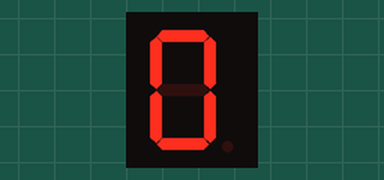
This program was run on a simulated ESP8266 (NodeMCU). On the bench: 1-digit seven-segment display. Wiring (inferred from the names in the program): 1-digit 7-segment display, segments lit when HIGH: segments D0, D1, D2, D3, D4, D5, D6, D7. The segment pins are drawn as the display they are named for.

Above: at 0.1 s.
At 2.4 s:
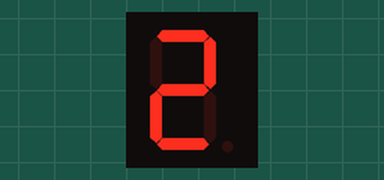
At 3.7 s:
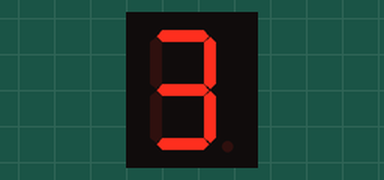
At 6.3 s:
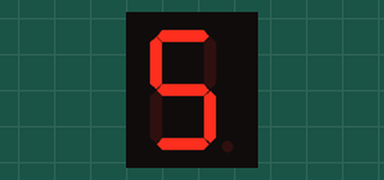
At 8.9 s:
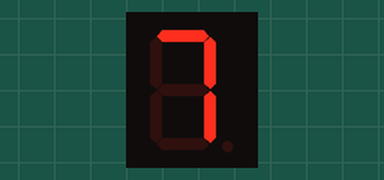
At 11.5 s:
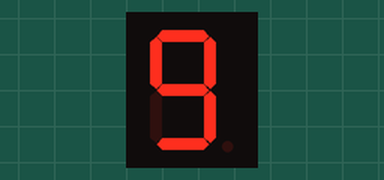

The program:

main.cpp
```cpp
#include <Arduino.h>
#include <Display.h>

int number = 0;

Display display;

void nextDisplay()
{
  number = number + 1;
  if (number > 9)
  {
    number = 0;
  }
  display.show(number);
  delay(300);
}

void setup()
{
  display.begin();
  display.show(0);
}

void loop()
{
  delay(1000);
  nextDisplay();
}
```

Display.h
```cpp
#include <Arduino.h>

class Display
{
  int a = D0;
  int b = D1;
  int c = D2;
  int d = D3;
  int e = D4;
  int f = D5;
  int g = D6;
  int dp = D7;

public:
  void begin()
  {
    pinMode(a, OUTPUT);
    pinMode(b, OUTPUT);
    pinMode(c, OUTPUT);
    pinMode(d, OUTPUT);
    pinMode(e, OUTPUT);
    pinMode(f, OUTPUT);
    pinMode(g, OUTPUT);
    pinMode(dp, OUTPUT);
  };
  void clear()
  {
    digitalWrite(a, LOW);
    digitalWrite(b, LOW);
    digitalWrite(c, LOW);
    digitalWrite(d, LOW);
    digitalWrite(e, LOW);
    digitalWrite(f, LOW);
    digitalWrite(g, LOW);
    digitalWrite(dp, LOW);
  }
  void show(int number)
  {
    clear();
    if (number == 0)
    {
      digitalWrite(a, HIGH);
      digitalWrite(b, HIGH);
      digitalWrite(f, HIGH);
      digitalWrite(e, HIGH);
      digitalWrite(d, HIGH);
      digitalWrite(c, HIGH);
    }
    if (number == 1)
    {
      digitalWrite(b, HIGH);
      digitalWrite(c, HIGH);
    }
    if (number == 2)
    {
      digitalWrite(a, HIGH);
      digitalWrite(b, HIGH);
      digitalWrite(g, HIGH);
      digitalWrite(e, HIGH);
      digitalWrite(d, HIGH);
    }
    if (number == 3)
    {
      digitalWrite(a, HIGH);
      digitalWrite(b, HIGH);
      digitalWrite(c, HIGH);
      digitalWrite(d, HIGH);
      digitalWrite(g, HIGH);
    }
    if (number == 4)
    {
      digitalWrite(f, HIGH);
      digitalWrite(b, HIGH);
      digitalWrite(g, HIGH);
      digitalWrite(c, HIGH);
    }
    if (number == 5)
    {
      digitalWrite(a, HIGH);
      digitalWrite(f, HIGH);
      digitalWrite(g, HIGH);
      digitalWrite(c, HIGH);
      digitalWrite(d, HIGH);
    }
    if (number == 6)
    {
      digitalWrite(a, HIGH);
      digitalWrite(f, HIGH);
      digitalWrite(g, HIGH);
      digitalWrite(c, HIGH);
      digitalWrite(d, HIGH);
      digitalWrite(e, HIGH);
    }
    if (number == 7)
    {
      digitalWrite(a, HIGH);
      digitalWrite(b, HIGH);
      digitalWrite(c, HIGH);
    }
    if (number == 8)
    {
      digitalWrite(a, HIGH);
      digitalWrite(b, HIGH);
      digitalWrite(g, HIGH);
      digitalWrite(c, HIGH);
      digitalWrite(d, HIGH);
      digitalWrite(e, HIGH);
      digitalWrite(f, HIGH);
    }
    if (number == 9)
    {
      digitalWrite(a, HIGH);
      digitalWrite(b, HIGH);
      digitalWrite(g, HIGH);
      digitalWrite(f, HIGH);
      digitalWrite(c, HIGH);
      digitalWrite(d, HIGH);
    }
  }
};
```

Measured:
- by itself, everything shown: repeats every 13.0 s, in 10 steps
- what the display in image 1 shows lasts 1.3 s, from 2.3 s to 3.6 s
